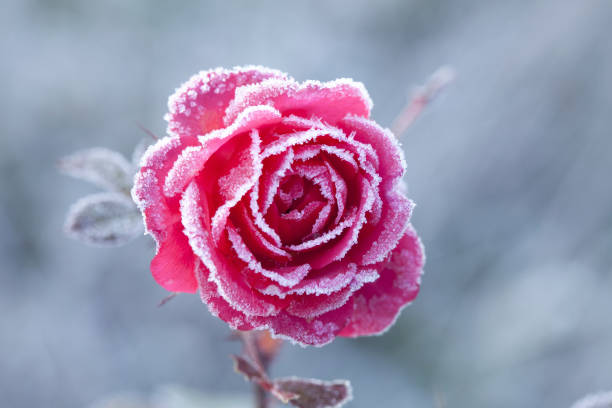
#> input picture SET-2/Q10/Frozen Rose.jpg, 612 x 408 px, found by its file name
$ jupyter execute Question10.ipynb
#> lines starting #> are read from the running program, lines starting #| are printed output that depends on the picture
[cell 1]
import cv2
import numpy as np
import matplotlib.pyplot as plt

def ideal_lowpass(shape, cutoff):
    P, Q = shape
    u = np.arange(P)
    v = np.arange(Q)
    U, V = np.meshgrid(v - Q//2, u - P//2)
    D = np.sqrt(U**2 + V**2)
    H = np.float32(D <= cutoff)
    return H

def butterworth_lowpass(shape, cutoff, order=2):
    P, Q = shape
    u = np.arange(P)
    v = np.arange(Q)
    U, V = np.meshgrid(v - Q//2, u - P//2)
    D = np.sqrt(U**2 + V**2)
    H = 1 / (1 + (D/cutoff)**(2*order))
    return H

def gaussian_lowpass(shape, cutoff):
    P, Q = shape
    u = np.arange(P)
    v = np.arange(Q)
    U, V = np.meshgrid(v - Q//2, u - P//2)
    D2 = U**2 + V**2
    H = np.exp(-D2 / (2*(cutoff**2)))
    return H

def apply_filter(img, H):
    # Perform DFT
    dft = np.fft.fft2(img)
    dft_shift = np.fft.fftshift(dft)

    # Apply filter
    G = dft_shift * H

    # Inverse DFT
    G_ishift = np.fft.ifftshift(G)
    img_back = np.fft.ifft2(G_ishift)
    img_back = np.abs(img_back)
    return img_back

def frequency_domain_lowpass(image_path, cutoff=30):
    # Load grayscale image
#> called with image_path = '/content/Frozen Rose.jpg', cutoff = 40
    img = cv2.imread(image_path, cv2.IMREAD_GRAYSCALE)
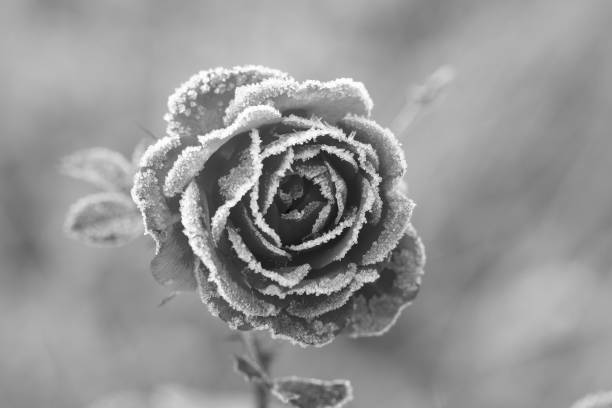
#> img: shape (408, 612); min 1, max 255, mean 148.9
    if img is None:
        raise FileNotFoundError("Image not found. Check the path!")

    img = cv2.resize(img, (256, 256))  # Ensure standard size
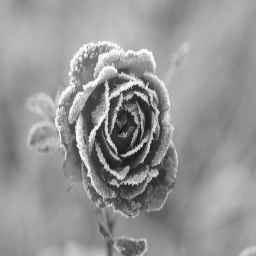
#> img: shape (256, 256); min 12, max 255, mean 148.8
    shape = img.shape
#> shape = (256, 256)

    # Create filters
    H_ideal = ideal_lowpass(shape, cutoff)
    H_butterworth = butterworth_lowpass(shape, cutoff, order=2)
    H_gaussian = gaussian_lowpass(shape, cutoff)

    # Apply filters
    img_ideal = apply_filter(img, H_ideal)
#> in apply_filter, `img_back = np.abs(img_back)`:
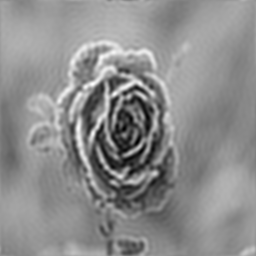
#> img_back: shape (256, 256) float64; min 0.609, max 268.1, mean 148.8; drawn with min black and max white
    img_butterworth = apply_filter(img, H_butterworth)
    img_gaussian = apply_filter(img, H_gaussian)

    # Show results
    plt.figure(figsize=(12, 8))

    plt.subplot(2, 2, 1), plt.imshow(img, cmap='gray')
    plt.title("Original Image"), plt.axis("off")

    plt.subplot(2, 2, 2), plt.imshow(img_ideal, cmap='gray')
    plt.title("Ideal Low Pass"), plt.axis("off")

    plt.subplot(2, 2, 3), plt.imshow(img_butterworth, cmap='gray')
    plt.title("Butterworth Low Pass"), plt.axis("off")

    plt.subplot(2, 2, 4), plt.imshow(img_gaussian, cmap='gray')
    plt.title("Gaussian Low Pass"), plt.axis("off")

    plt.tight_layout()
    plt.savefig("lowpass_filters_comparison.png")
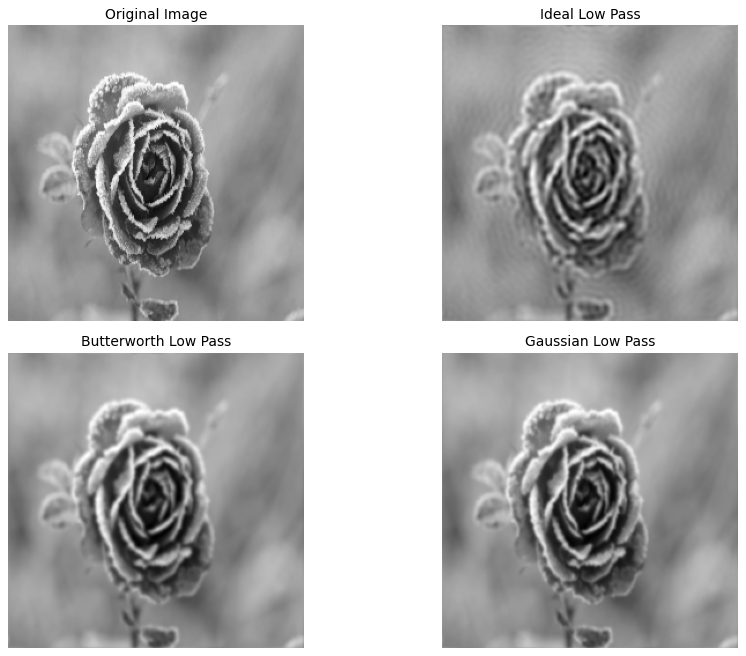
#> figure drawn by matplotlib, 4 panels
    plt.show()

# Example usage
if __name__ == "__main__":
    frequency_domain_lowpass("/content/Frozen Rose.jpg", cutoff=40)
